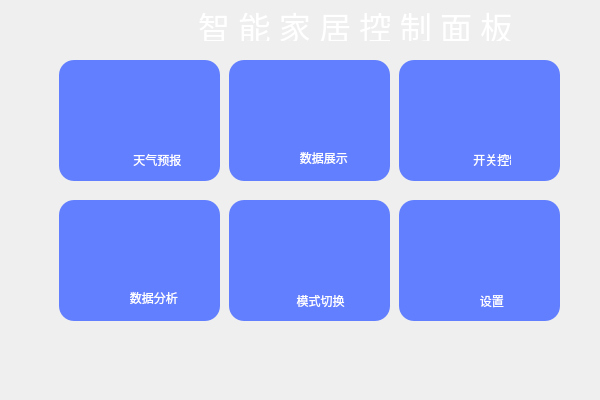
<?xml version="1.0" encoding="UTF-8"?>
<ui version="4.0">
 <class>menu</class>
 <widget class="QWidget" name="menu">
  <property name="geometry">
   <rect>
    <x>0</x>
    <y>0</y>
    <width>600</width>
    <height>400</height>
   </rect>
  </property>
  <property name="windowTitle">
   <string>Form</string>
  </property>
  <property name="styleSheet">
   <string notr="true">QPushButton{

border-radius:15px;

}
</string>
  </property>
  <widget class="QPushButton" name="weatherBtn">
   <property name="geometry">
    <rect>
     <x>59</x>
     <y>60</y>
     <width>161</width>
     <height>121</height>
    </rect>
   </property>
   <property name="styleSheet">
    <string notr="true">QPushButton{color: rgb(255, 0, 0);
	image: url(:/img/天气预报.png);
background-color: rgba(98, 127, 255,255);
borde: none;}
QPushButton::hoverQPushButton::hover
{
background-color:#93b4ff;
}
QPushButton::pressed
{
background-color:#93b4ff;
}
QPushButton::hover
{
background-color:#93b4ff;
}
QPushButton::pressed
{
background-color:#93b4ff;
}


</string>
   </property>
   <property name="text">
    <string/>
   </property>
  </widget>
  <widget class="QPushButton" name="pushButton_2">
   <property name="geometry">
    <rect>
     <x>229</x>
     <y>200</y>
     <width>161</width>
     <height>121</height>
    </rect>
   </property>
   <property name="styleSheet">
    <string notr="true">QPushButton{color: rgb(255, 0, 0);
	
	image: url(:/img/模式切换.png);
background-color: rgba(98, 127, 255,255);
borde: none;}
QPushButton::hover
{
background-color:#93b4ff;
}
QPushButton::pressed
{
background-color:#93b4ff;
}
</string>
   </property>
   <property name="text">
    <string/>
   </property>
  </widget>
  <widget class="QPushButton" name="pushButton_3">
   <property name="geometry">
    <rect>
     <x>399</x>
     <y>200</y>
     <width>161</width>
     <height>121</height>
    </rect>
   </property>
   <property name="styleSheet">
    <string notr="true">QPushButton {image:url(:/img/设 置.png);  color: rgba(255, 0,0, 250);background-color: rgba(98, 127, 255,255);border:none; }”。“QPushButton { color: rgba(255, 0,0, 250);background-color: rgba(98, 127, 255,255);border:3px solid black;}”


QPushButton::hover
{
background-color:#93b4ff;
}
QPushButton::pressed
{
background-color:#93b4ff;
}
QPushButton::hover
{
background-color:#93b4ff;
}
QPushButton::pressed
{
background-color:#93b4ff;
}

</string>
   </property>
   <property name="text">
    <string/>
   </property>
  </widget>
  <widget class="QPushButton" name="pushButton_4">
   <property name="geometry">
    <rect>
     <x>229</x>
     <y>60</y>
     <width>161</width>
     <height>121</height>
    </rect>
   </property>
   <property name="sizeIncrement">
    <size>
     <width>141</width>
     <height>121</height>
    </size>
   </property>
   <property name="styleSheet">
    <string notr="true">QPushButton{color: rgb(255, 0, 0);
	
	image: url(:/img/数据展示 (5).png);
background-color: rgba(98, 127, 255,255);
borde: none;}
QPushButton::hover
{
background-color:#93b4ff;
}
QPushButton::pressed
{
background-color:#93b4ff;
}
QPushButton::hover
{
background-color:#93b4ff;
}
QPushButton::pressed
{
background-color:#93b4ff;
}



</string>
   </property>
   <property name="text">
    <string/>
   </property>
  </widget>
  <widget class="QPushButton" name="pushButton_5">
   <property name="geometry">
    <rect>
     <x>59</x>
     <y>200</y>
     <width>161</width>
     <height>121</height>
    </rect>
   </property>
   <property name="sizeIncrement">
    <size>
     <width>141</width>
     <height>121</height>
    </size>
   </property>
   <property name="styleSheet">
    <string notr="true">QPushButton{color: rgb(255, 0, 0);
	
	image: url(:/img/数据展示 (1).png);
background-color: rgba(98, 127, 255,255);
borde: none;}
QPushButton::hover
{
background-color:#93b4ff;
}
QPushButton::pressed
{
background-color:#93b4ff;
}
QPushButton::hover
{
background-color:#93b4ff;
}
QPushButton::pressed
{
background-color:#93b4ff;
}

</string>
   </property>
   <property name="text">
    <string/>
   </property>
  </widget>
  <widget class="QPushButton" name="pushButton_6">
   <property name="geometry">
    <rect>
     <x>399</x>
     <y>60</y>
     <width>161</width>
     <height>121</height>
    </rect>
   </property>
   <property name="styleSheet">
    <string notr="true">QPushButton {image: url(:/img/控制.png);color: rgba(255, 0,0, 250);background-color: rgba(98, 127, 255,255);border:none; }”。“QPushButton { color: rgba(255, 0,0, 250);background-color: rgba(0,170,255,100);border:3px solid black;}”





QPushButton::hover
{
background-color:#93b4ff;
}
QPushButton::pressed
{
background-color:#93b4ff;
}
QPushButton::hover
{
background-color:#93b4ff;
}
QPushButton::pressed
{
background-color:#93b4ff;
}
</string>
   </property>
   <property name="text">
    <string/>
   </property>
  </widget>
  <widget class="QLabel" name="label">
   <property name="geometry">
    <rect>
     <x>140</x>
     <y>10</y>
     <width>441</width>
     <height>31</height>
    </rect>
   </property>
   <property name="font">
    <font>
     <family>微软雅黑</family>
     <pointsize>24</pointsize>
    </font>
   </property>
   <property name="styleSheet">
    <string notr="true">color: rgb(255, 255, 255)</string>
   </property>
   <property name="text">
    <string>       智 能 家 居 控 制 面 板</string>
   </property>
  </widget>
  <widget class="QLabel" name="label_4">
   <property name="geometry">
    <rect>
     <x>750</x>
     <y>260</y>
     <width>121</width>
     <height>31</height>
    </rect>
   </property>
   <property name="styleSheet">
    <string notr="true">color: rgb(255, 255, 255)
</string>
   </property>
   <property name="text">
    <string>设置</string>
   </property>
  </widget>
  <widget class="QLabel" name="label_5">
   <property name="geometry">
    <rect>
     <x>150</x>
     <y>510</y>
     <width>121</width>
     <height>31</height>
    </rect>
   </property>
   <property name="styleSheet">
    <string notr="true">color: rgb(255, 255, 255)
</string>
   </property>
   <property name="text">
    <string>天气预报</string>
   </property>
  </widget>
  <widget class="QLabel" name="label_6">
   <property name="geometry">
    <rect>
     <x>430</x>
     <y>510</y>
     <width>121</width>
     <height>31</height>
    </rect>
   </property>
   <property name="styleSheet">
    <string notr="true">color: rgb(255, 255, 255)
</string>
   </property>
   <property name="text">
    <string>数据监控</string>
   </property>
  </widget>
  <widget class="QLabel" name="label_7">
   <property name="geometry">
    <rect>
     <x>750</x>
     <y>510</y>
     <width>121</width>
     <height>31</height>
    </rect>
   </property>
   <property name="styleSheet">
    <string notr="true">color: rgb(255, 255, 255)
</string>
   </property>
   <property name="text">
    <string>天气预报</string>
   </property>
  </widget>
  <widget class="QLabel" name="label_12">
   <property name="geometry">
    <rect>
     <x>80</x>
     <y>150</y>
     <width>101</width>
     <height>20</height>
    </rect>
   </property>
   <property name="styleSheet">
    <string notr="true">color:rgb(255, 255, 255);
font: 9pt &quot;微软雅黑&quot;;
</string>
   </property>
   <property name="text">
    <string>                天气预报  </string>
   </property>
  </widget>
  <widget class="QLabel" name="label_9">
   <property name="geometry">
    <rect>
     <x>260</x>
     <y>150</y>
     <width>91</width>
     <height>16</height>
    </rect>
   </property>
   <property name="styleSheet">
    <string notr="true">color:rgb(255, 255, 255);
font: 9pt &quot;微软雅黑&quot;;</string>
   </property>
   <property name="text">
    <string>            数据展示   </string>
   </property>
  </widget>
  <widget class="QLabel" name="label_13">
   <property name="geometry">
    <rect>
     <x>420</x>
     <y>150</y>
     <width>91</width>
     <height>20</height>
    </rect>
   </property>
   <property name="styleSheet">
    <string notr="true">color:rgb(255, 255, 255);
font: 9pt &quot;微软雅黑&quot;;</string>
   </property>
   <property name="text">
    <string>                开关控制</string>
   </property>
  </widget>
  <widget class="QLabel" name="label_10">
   <property name="geometry">
    <rect>
     <x>90</x>
     <y>290</y>
     <width>91</width>
     <height>16</height>
    </rect>
   </property>
   <property name="styleSheet">
    <string notr="true">color:rgb(255, 255, 255);
font: 9pt &quot;微软雅黑&quot;;</string>
   </property>
   <property name="text">
    <string>            数据分析</string>
   </property>
  </widget>
  <widget class="QLabel" name="label_11">
   <property name="geometry">
    <rect>
     <x>430</x>
     <y>290</y>
     <width>91</width>
     <height>21</height>
    </rect>
   </property>
   <property name="styleSheet">
    <string notr="true">color:rgb(255, 255, 255);
font: 9pt &quot;微软雅黑&quot;;</string>
   </property>
   <property name="text">
    <string>               设置  </string>
   </property>
  </widget>
  <widget class="QLabel" name="label_14">
   <property name="geometry">
    <rect>
     <x>260</x>
     <y>290</y>
     <width>91</width>
     <height>21</height>
    </rect>
   </property>
   <property name="styleSheet">
    <string notr="true">color:rgb(255, 255, 255);
font: 9pt &quot;微软雅黑&quot;;</string>
   </property>
   <property name="text">
    <string>           模式切换</string>
   </property>
  </widget>
 </widget>
 <resources/>
 <connections/>
</ui>
